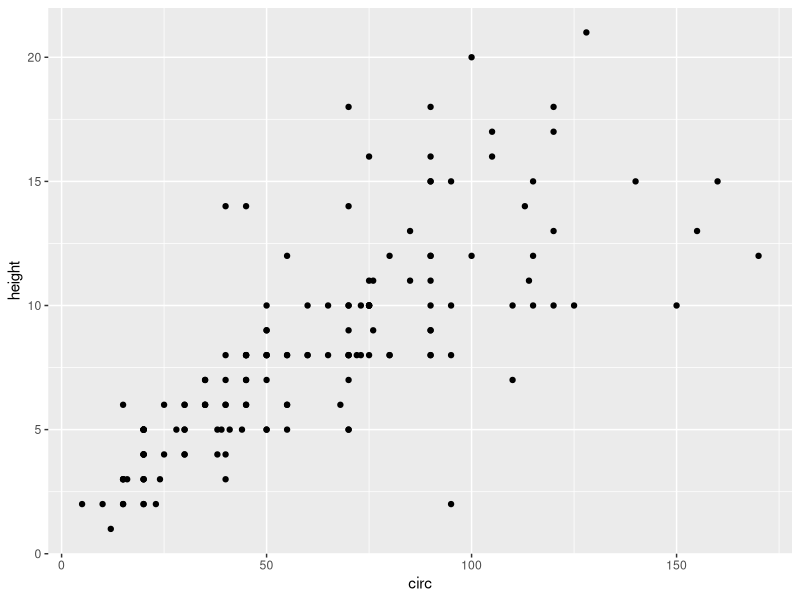
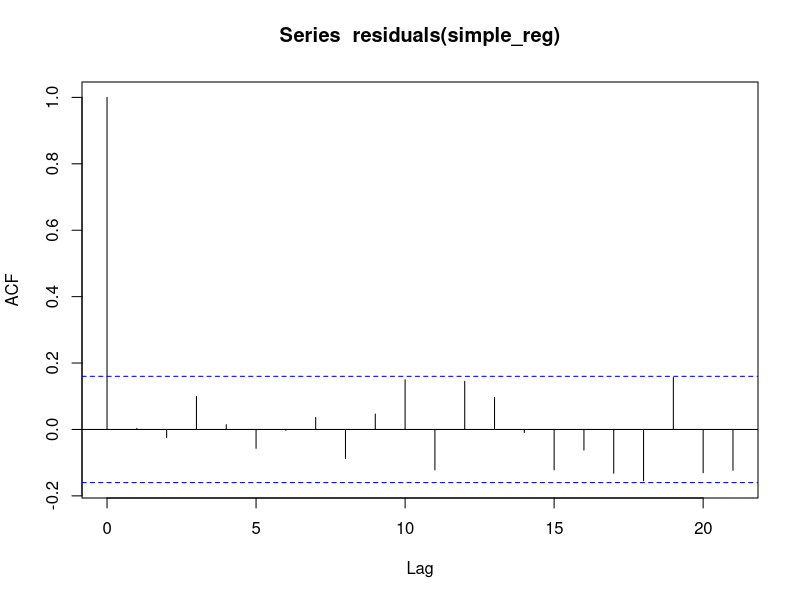
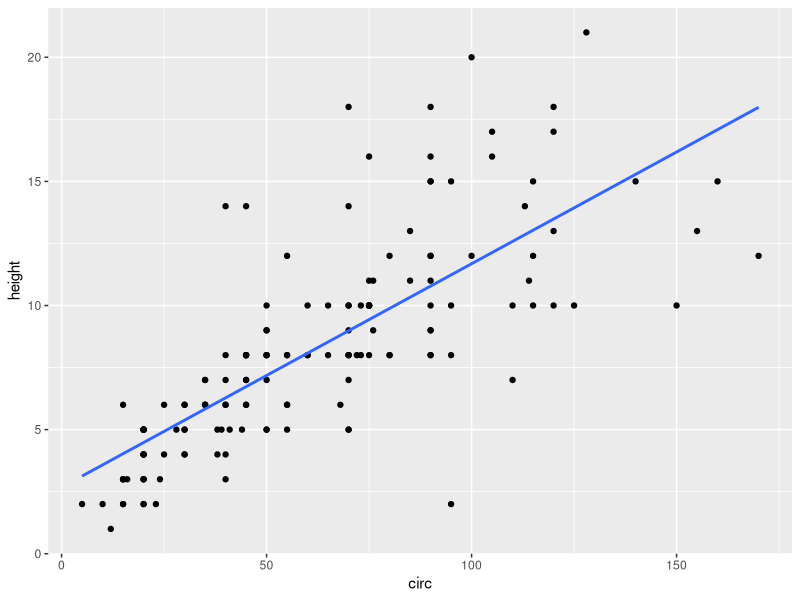
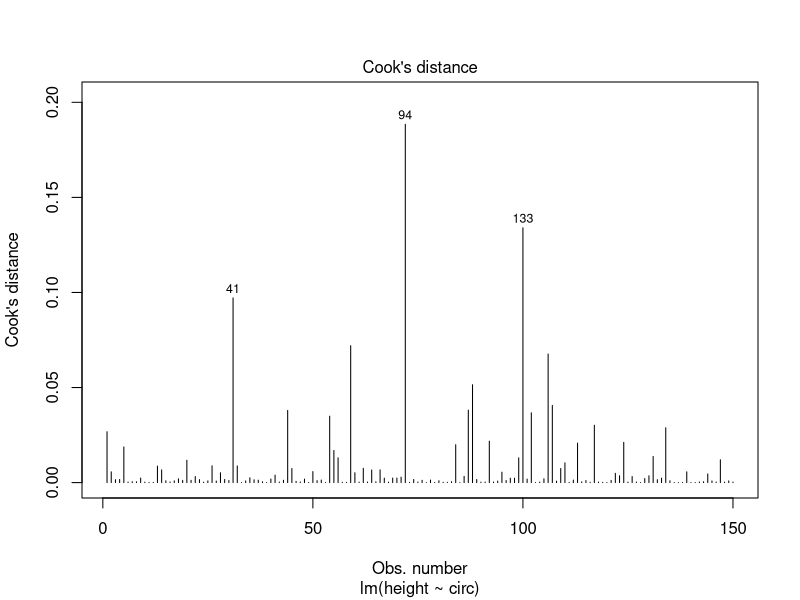
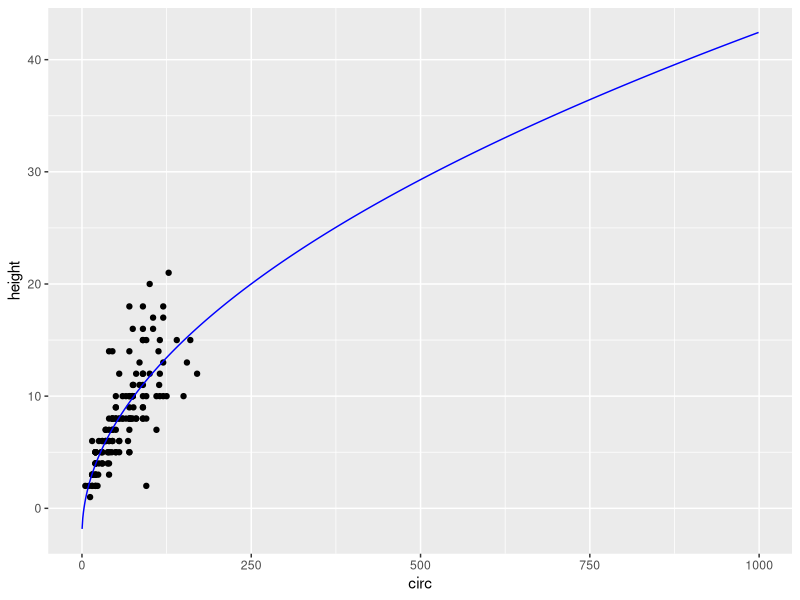
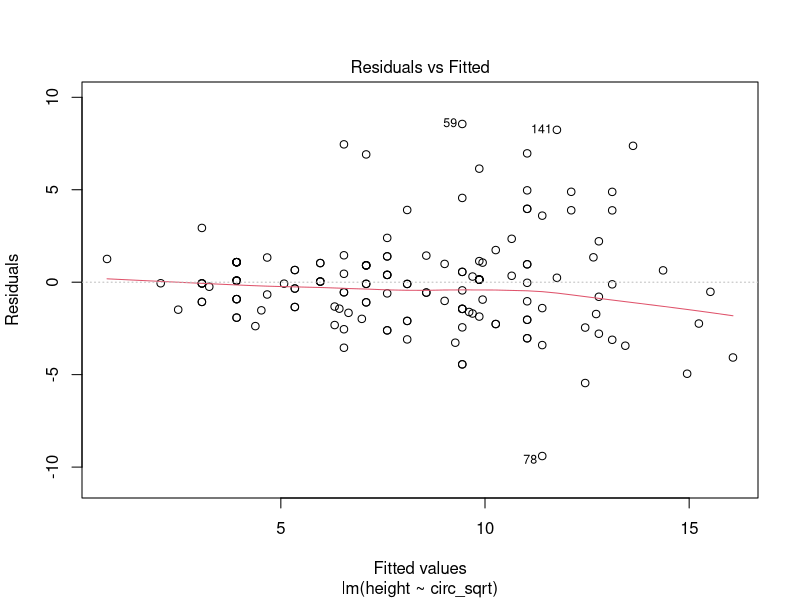
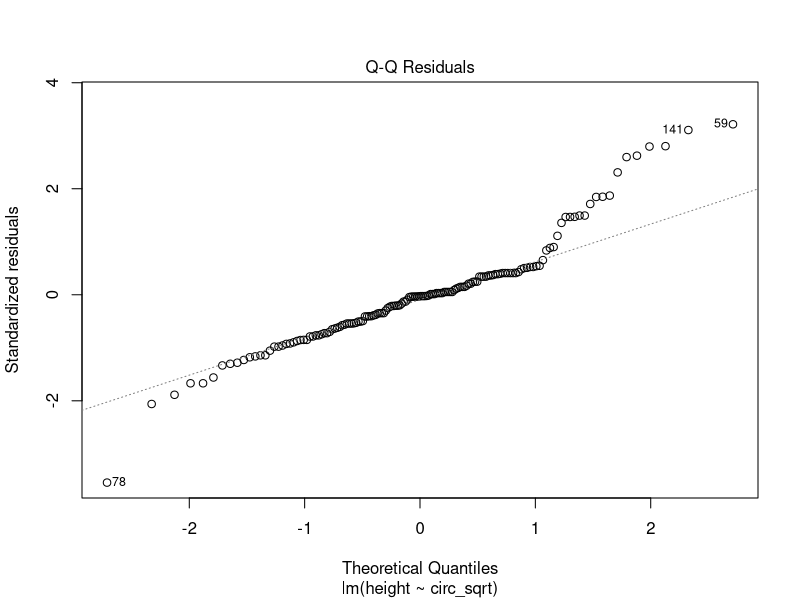
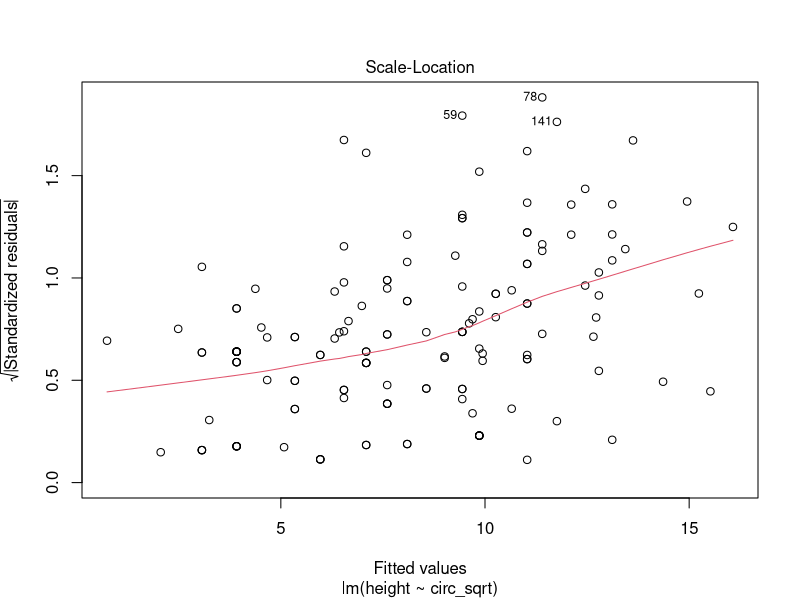

These charts were generated, in order, by the following R code:
## ---- chunk 1
mydata = read.table(file = "arbres-tot.csv", sep=";", skip=3, header= TRUE)
mydata = mydata[mydata$X10!=0,]
mydata
## ---- chunk 2
library(ggplot2)
circ =mydata$X70
height =mydata$X10

ggplot(mydata, aes(x=circ,y=height)) + geom_point() + xlab("circ") + ylab("height")
## ---- chunk 3
simple_reg <-lm(height~circ, data=mydata)
names(simple_reg)
## ---- chunk 4
anova(simple_reg)
## ---- chunk 5
summary(simple_reg)
## ---- chunk 6
acf(residuals(simple_reg))
## ---- chunk 7
ggplot(mydata, aes(x=circ, y=height)) + geom_point() + stat_smooth(method = "lm", se=FALSE) + xlab("circ") + ylab("height")
## ---- chunk 8
i=4
plot(simple_reg,i)
#plot(simple_reg$residuals)
## ---- chunk 9
predict(simple_reg, data.frame(circ=10), interval="prediction")
## ---- chunk 10
mydata$circ_sqrt <- sqrt(mydata$X70)
## ---- chunk 11
multi_reg <- lm(height~circ+circ_sqrt,data=mydata)
summary(multi_reg)
## ---- chunk 12
multi_reg_2 <- lm(height~circ_sqrt, data=mydata)
summary(multi_reg_2)
## ---- chunk 13
circ_pred <- seq(0.175,len=1000)
height_pred <- multi_reg_2$coefficients[1] + multi_reg_2$coefficients[2]*sqrt(circ_pred)
fct_reg <- data.frame(circ_pred=circ_pred, height_pred=height_pred)
ggplot()+
  geom_point(data = mydata, aes(x = circ, y= height))+
  geom_line(data=fct_reg, aes(x=circ_pred, y=height_pred), col="blue")+
  stat_smooth(method = "lim", se=FALSE)+
  xlab("circ")+
  ylab("height")
## ---- chunk 14
plot(multi_reg_2)
